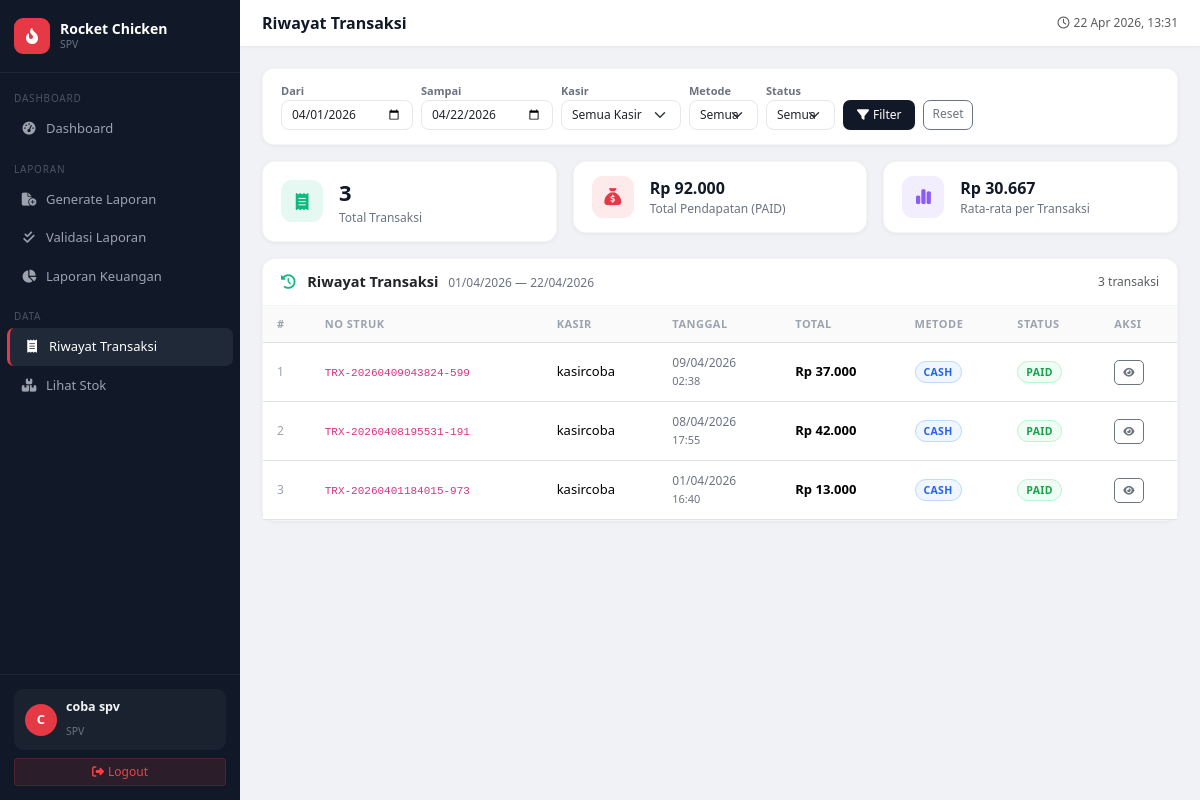
The page /view/spv/transaksi.php (signed in) on the database its author committed.
### tables this page shows
CREATE TABLE `transaksi` (
  `id_transaksi` int(11) NOT NULL,
  `no_struk` varchar(50) NOT NULL,
  `id_kasir` int(11) NOT NULL,
  `tanggal` timestamp NOT NULL DEFAULT current_timestamp(),
  `total` decimal(12,2) NOT NULL,
  `status_pembayaran` enum('PENDING','PAID','FAILED') NOT NULL,
  `metode_pembayaran` enum('CASH','QRIS','TRANSFER') NOT NULL
);

CREATE TABLE `users` (
  `id_user` int(11) NOT NULL,
  `username` varchar(50) NOT NULL,
  `password` varchar(225) NOT NULL,
  `nama` varchar(100) NOT NULL,
  `role` enum('KASIR','TRAINING','COOKER','SPV','SUPER ADMIN') NOT NULL,
  `created_at` timestamp NOT NULL DEFAULT current_timestamp(),
  `is_active` tinyint(4) NOT NULL DEFAULT 1,
  `updated_at` timestamp NULL DEFAULT NULL
);

### view/spv/transaksi.php (the view, shortened to what this page needs)
<?php
require_once __DIR__ . '/../../config/database.php';
$fDari    = $_GET['dari']    ?? date('Y-m-01');
$fSampai  = $_GET['sampai']  ?? date('Y-m-d');
$page     = max(1,(int)($_GET['page'] ?? 1));
$perPage  = 20;
$offset   = ($page-1)*$perPage;
$where = ["DATE(t.tanggal) BETWEEN '$fDari' AND '$fSampai'"];
$w = implode(' AND ', $where);
$total   = mysqli_fetch_assoc(mysqli_query($conn,"SELECT COUNT(*) c FROM transaksi t WHERE $w"))['c'];
$summary = mysqli_fetch_assoc(mysqli_query($conn,
    "SELECT IFNULL(SUM(total),0) total_rev, COUNT(*) total_trx
     FROM transaksi t WHERE $w AND status_pembayaran='PAID'"));
$trxList = mysqli_query($conn,
    "SELECT t.*, u.nama kasir FROM transaksi t
     JOIN users u ON t.id_kasir=u.id_user
     WHERE $w ORDER BY t.tanggal DESC
     LIMIT $perPage OFFSET $offset");
include __DIR__ . '/../../includes/layout_start.php';
?>
<div class="filter-bar">
  <form method="GET" class="row g-2 align-items-end">
    <div class="col-auto">
      <label style="font-size:11px;font-weight:600;color:#6b7280;display:block">Dari</label>
      <input type="date" name="dari" class="form-control" value="<?=$fDari?>">
    </div>
    <div class="col-auto">
      <label style="font-size:11px;font-weight:600;color:#6b7280;display:block">Sampai</label>
      <input type="date" name="sampai" class="form-control" value="<?=$fSampai?>">
    </div>
    <div class="col-auto">
      <label style="font-size:11px;font-weight:600;color:#6b7280;display:block">Kasir</label>
      <select name="kasir" class="form-select" style="min-width:120px">
        <option value="">Semua Kasir</option>
      </select>
    </div>
    <div class="col-auto">
      <label style="font-size:11px;font-weight:600;color:#6b7280;display:block">Metode</label>
      <select name="metode" class="form-select">
        <option value="">Semua</option>
      </select>
    </div>
    <div class="col-auto">
      <label style="font-size:11px;font-weight:600;color:#6b7280;display:block">Status</label>
      <select name="status" class="form-select">
        <option value="">Semua</option>
      </select>
    </div>
    <div class="col-auto d-flex gap-2">
      <button type="submit" class="btn btn-sm"
        style="background:#111827;color:#fff;border-radius:7px;font-size:12px;padding:6px 14px;border:none">
        <i class="fa-solid fa-filter me-1"></i>Filter
      </button>
      <a href="transaksi.php" class="btn btn-sm btn-outline-secondary"
        style="border-radius:7px;font-size:12px">Reset</a>
    </div>
  </form>
</div>
<div class="row g-3 mb-3">
  <div class="col-sm-4">
    <div class="stat-card d-flex align-items-center gap-3" style="padding:14px 18px">
      <div class="s-ic" style="background:rgba(16,185,129,.1);color:#10b981;width:42px;height:42px;font-size:17px">
        <i class="fa-solid fa-receipt"></i></div>
      <div>
        <div style="font-size:22px;font-weight:800;color:#111827"><?=number_format($total)?></div>
        <div style="font-size:12px;color:#6b7280">Total Transaksi</div>
      </div>
    </div>
  </div>
  <div class="col-sm-4">
    <div class="stat-card d-flex align-items-center gap-3" style="padding:14px 18px">
      <div class="s-ic" style="background:rgba(230,57,70,.1);color:#e63946;width:42px;height:42px;font-size:17px">
        <i class="fa-solid fa-sack-dollar"></i></div>
      <div>
        <div style="font-size:16px;font-weight:800;color:#111827">
          Rp <?=number_format($summary['total_rev'],0,',','.')?></div>
        <div style="font-size:12px;color:#6b7280">Total Pendapatan (PAID)</div>
      </div>
    </div>
  </div>
  <div class="col-sm-4">
    <div class="stat-card d-flex align-items-center gap-3" style="padding:14px 18px">
      <div class="s-ic" style="background:rgba(139,92,246,.1);color:#8b5cf6;width:42px;height:42px;font-size:17px">
        <i class="fa-solid fa-chart-simple"></i></div>
      <div>
        <div style="font-size:16px;font-weight:800;color:#111827">
          Rp <?= $summary['total_trx']>0 ? number_format($summary['total_rev']/$summary['total_trx'],0,',','.') : '0' ?>
        </div>
        <div style="font-size:12px;color:#6b7280">Rata-rata per Transaksi</div>
      </div>
    </div>
  </div>
</div>
<div class="card-box">
  <div class="c-head">
    <h5><i class="fa-solid fa-clock-rotate-left me-2" style="color:#10b981"></i>
      Riwayat Transaksi
      <span style="font-size:12px;font-weight:400;color:#6b7280;margin-left:6px">
        <?=date('d/m/Y',strtotime($fDari))?> — <?=date('d/m/Y',strtotime($fSampai))?>
      </span>
    </h5>
    <span class="text-muted" style="font-size:12px"><?=number_format($total)?> transaksi</span>
  </div>
  <div class="c-body p-0" style="overflow-x:auto">
    <table class="table table-hover mb-0">
      <thead>
        <tr>
          <th>#</th><th>No Struk</th><th>Kasir</th><th>Tanggal</th>
          <th>Total</th><th>Metode</th><th>Status</th><th>Aksi</th>
        </tr>
      </thead>
      <tbody>
      <?php
      $no = $offset+1; $hasRow=false;
      while($t=mysqli_fetch_assoc($trxList)):
        $sc=['PAID'=>'sb-success','PENDING'=>'sb-warning','FAILED'=>'sb-danger'][$t['status_pembayaran']]??'';
        $mc=['CASH'=>'sb-info','QRIS'=>'sb-success','TRANSFER'=>'sb-warning'][$t['metode_pembayaran']]??'';
      ?>
      <tr>
        <td style="color:#9ca3af;font-size:12px"><?=$no++?></td>
        <td><code style="font-size:11px"><?=htmlspecialchars($t['no_struk'])?></code></td>
        <td style="font-size:13px"><?=htmlspecialchars($t['kasir'])?></td>
        <td style="font-size:12px;color:#6b7280">
          <?=date('d/m/Y',strtotime($t['tanggal']))?>
          <br><span style="font-size:11px"><?=date('H:i',strtotime($t['tanggal']))?></span>
        </td>
        <td style="font-weight:700">Rp <?=number_format($t['total'],0,',','.')?></td>
        <td><span class="rbadge <?=$mc?>"><?=$t['metode_pembayaran']?></span></td>
        <td><span class="rbadge <?=$sc?>"><?=$t['status_pembayaran']?></span></td>
        <td>
          <a href="/RC/rocket_system/rocket_system/view/admin/transaksi/detail.php?id=<?=$t['id_transaksi']?>"
             class="btn btn-sm btn-outline-secondary" style="font-size:10px;border-radius:5px">
             <i class="fa-solid fa-eye"></i></a>
        </td>
      </tr>
      <?php endwhile; ?>
      </tbody>
    </table>
  </div>
</div>
<?php include __DIR__ . '/../../includes/layout_end.php'; ?>

### includes/layout_start.php (style rules this page uses)
:root { --sw:240px;--brand:#e63946;--sdk:#c1121f;--sbg:#111827;--shov:#1f2937 }
body { background:#f0f2f5;font-family:'Segoe UI',sans-serif;min-height:100vh }
.stat-card { background:#fff;border-radius:13px;padding:18px;box-shadow:0 1px 4px rgba(0,0,0,.06);transition:.2s;border:1px solid rgba(0,0,0,.04) }
.stat-card .s-ic { width:46px;height:46px;border-radius:11px;display:flex;align-items:center;justify-content:center;font-size:19px }
.card-box { background:#fff;border-radius:13px;box-shadow:0 1px 4px rgba(0,0,0,.06);border:1px solid rgba(0,0,0,.04) }
.card-box .c-head { padding:14px 18px;border-bottom:1px solid #f3f4f6;display:flex;align-items:center;justify-content:space-between }
.card-box .c-head h5 { margin:0;font-size:14.5px;font-weight:700 }
.card-box .c-body { padding:18px }
.table th { font-size:11px;text-transform:uppercase;letter-spacing:.5px;color:#9ca3af;background:#fafafa;padding:10px 14px }
.table td { padding:11px 14px;font-size:13px;vertical-align:middle }
.rbadge { font-size:10.5px;padding:3px 8px;border-radius:20px;font-weight:600;letter-spacing:.3px }
.sb-success { background:#f0fdf4;color:#16a34a;border:1px solid #bbf7d0 }
.sb-info { background:#eff6ff;color:#2563eb;border:1px solid #bfdbfe }

### view/spv/transaksi.php (style rules this page uses)
.filter-bar { background:#fff;border-radius:12px;padding:14px 18px;margin-bottom:16px; box-shadow:0 1px 4px rgba(0,0,0,.06);border:1px solid rgba(0,0,0,.04) }
.form-control,.form-select { border-radius:8px;font-size:12px;border:1.5px solid #e5e7eb;padding:5px 10px }

### rows shown on the page
transaksi: no_struk "TRX-20260409043824-599", id_kasir.nama "kasircoba", tanggal "09/04/2026", tanggal "02:38", total "37.000", metode_pembayaran "CASH", status_pembayaran "PAID"
transaksi: no_struk "TRX-20260408195531-191", id_kasir.nama "kasircoba", tanggal "08/04/2026", tanggal "17:55", total "42.000", metode_pembayaran "CASH", status_pembayaran "PAID"
transaksi: no_struk "TRX-20260401184015-973", id_kasir.nama "kasircoba", tanggal "01/04/2026", tanggal "16:40", total "13.000", metode_pembayaran "CASH", status_pembayaran "PAID"

### other values the page prints
$role "SPV"
substr($_SESSION['nama']??'U',0,1) "C"
$_SESSION['nama'] "coba spv"
$pageTitle "Riwayat Transaksi"
$total "3"
$summary['total_rev'] "92.000"
$summary['total_rev']/$summary['total_trx'] "30.667"
